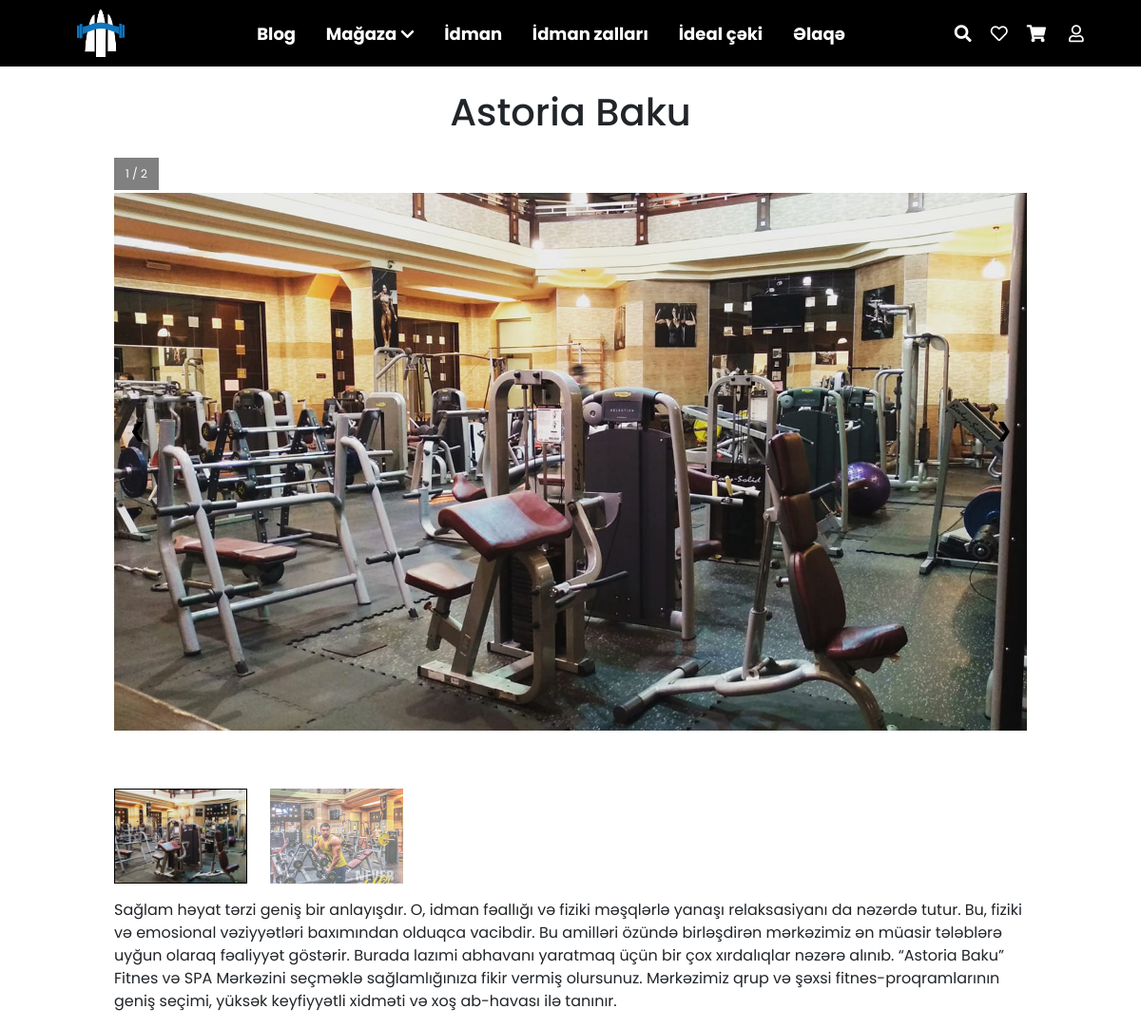
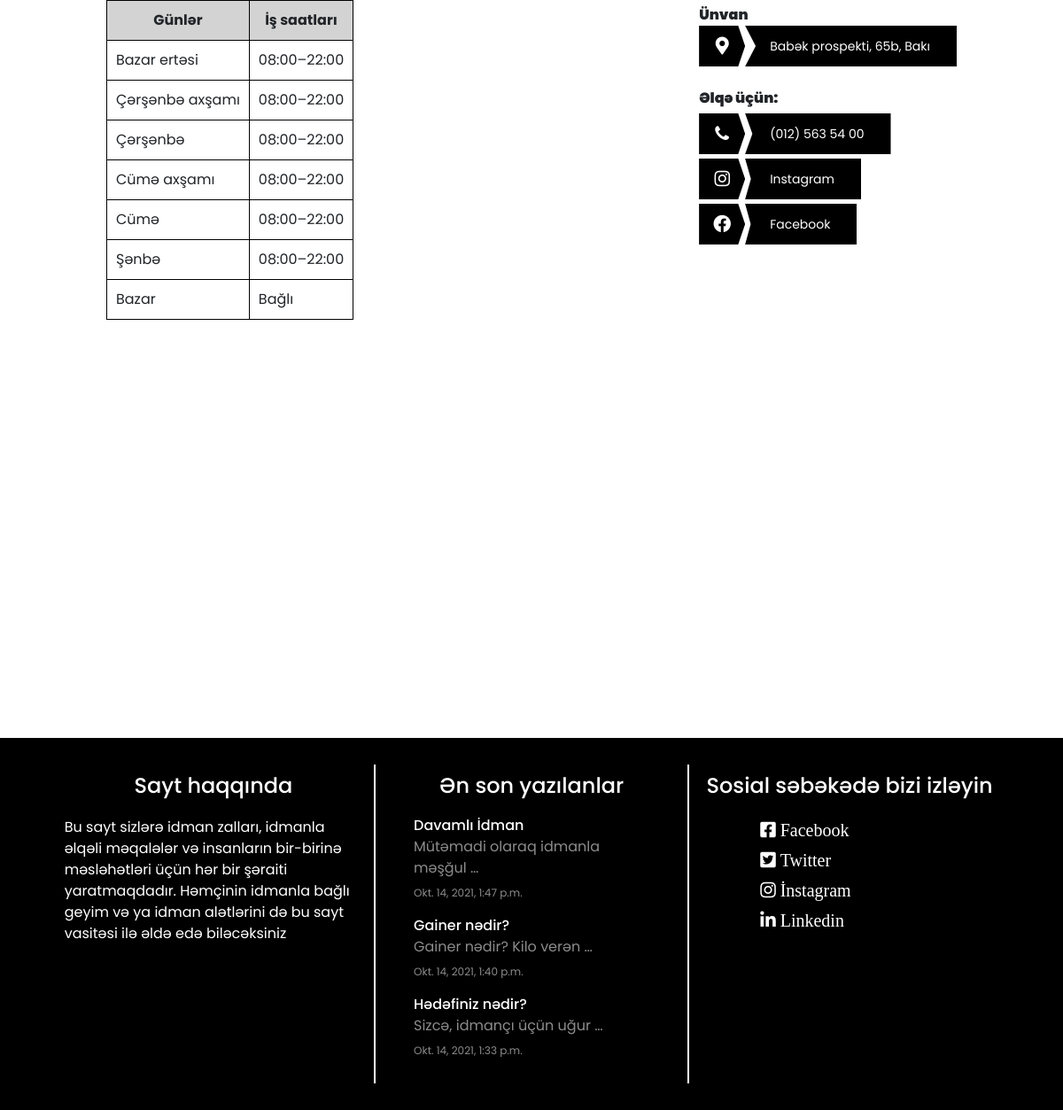
The page /gymCenter/1/ on the database its author committed (2 pictures, top to bottom).
### gym_center/models.py (models this page shows, shortened)
class GymCenter(models.Model):
    center_name = models.CharField(max_length=50)
    center_logo = models.ImageField(blank=True, upload_to ='images/' )
    center_images = models.ImageField(blank=True, upload_to ='images/' )
    map_address = models.CharField(max_length=200, null=True)
    location = models.CharField(max_length=200, null=True)
    detail = RichTextField()
    created_date = models.DateTimeField(auto_now_add=True)
    update_date = models.DateTimeField(auto_now=True)

class Images(models.Model):
    gym_center = models.ForeignKey(GymCenter, on_delete=models.CASCADE)
    title = models.CharField(max_length=50, blank=True)
    image = models.ImageField(upload_to = 'images/', blank=True)

class WorkDay(models.Model):
    gym_center = models.ForeignKey(GymCenter, on_delete=models.CASCADE)
    DOW_CHOICES = (
        ( ("Bazar ertəsi"),1),
        ( ("Çərşənbə axşamı"),2),
        ( ("Çərşənbə"),3),
        (("Cümə axşamı"),4),
        ( ("Cümə"),5),
        ( ("Şənbə"),6),
        ( ("Bazar"),7),
    )
    day_of_week = models.CharField(max_length=50,
        choices=DOW_CHOICES)
    work_day_hours = models.CharField(max_length=20)

class Contact(models.Model):
    gym_center = models.ForeignKey(GymCenter, on_delete=models.CASCADE)
    email = models.EmailField(blank=True)
    facebook = models.CharField(max_length=100, blank=True)
    instagram = models.CharField(max_length=100, blank=True)
    number = models.CharField(max_length=100)

### article/models.py (models this page shows, shortened)
class Article(models.Model):
    author = models.ForeignKey('auth.User', on_delete=models.CASCADE)
    title = models.CharField(max_length=50)
    content = RichTextField()
    article_rate = models.PositiveIntegerField(default=0)
    article_views = models.PositiveIntegerField(default=0)
    articles_likes = models.PositiveIntegerField(default=0)
    article_images = models.FileField( null=True, verbose_name='Sekil elave edin')
    created_date = models.DateTimeField(auto_now_add=True)

### gym_center/views.py (the view)
# urls.py: path('gymCenter/', include('gym_center.urls')),
def gym_center(request, id):
    gym = GymCenter.objects.get(id=id)
    gym_images = Images.objects.filter(gym_center_id=id)
    gym_contact = Contact.objects.filter(gym_center_id=id)
    gym_work_days = WorkDay.objects.filter(gym_center_id=id)
    address = gym.map_address
    location = geocoder.osm(address)
    lat = location.lat
    lng = location.lng
    country = location.country
    m = folium.Map(location=[40.4 , 49.9], zoom_start=11)
    folium.Marker([lat,lng], tooltip='Click for more', popup=country).add_to(m)
    m = m._repr_html_()
    return render(request, 'gym_center_objects.html', context={'m':m , 'gym':gym,
    'gym_images':gym_images, 'gym_contact':gym_contact, 'gym_work_days':gym_work_days })

### article/views.py (called while the page is built)
def footer(request):
    formm = Article.objects.all().order_by('-created_date')[:3]
    random_article = Article.objects.order_by('?')[0]
    allArticles = Article.objects.all().order_by('-created_date')
    carousel = IndexCarousel.objects.all()
    return{
        'formm':formm,
        'carousel': carousel,
        'allArticles':allArticles,
        'random_article':random_article
    }

def allLikeArticles(request):
    if request.user.id:
        likeArticlenavbar = LikeArticle.objects.filter(user=request.user).order_by('-id')[:2]
        likeArticles = LikeArticle.objects.filter(user=request.user)
        return{
            'likeArticles':likeArticles,
            'likeArticlenavbar':likeArticlenavbar,
        }
    else:
        return{}

### order/views.py (called while the page is built, shortened)
def theCart(request):
    return {}

### shoppings/views.py (called while the page is built)
def navbarCategory(request):
    categories = Category.objects.filter(parent__isnull=True)
    allProducts = Product.objects.all().order_by('-created_date')
    return{
        'categories':categories,
        'allProducts':allProducts,
    }

### templates/gym_center_objects.html (shortened to what this page needs)
{% extends 'layout.html' %}
{%  block css %}
<link rel="stylesheet" href="/static/gymall.css">
{% endblock css %}
{% block body %}
<div class='gym-container'>
<h1 class='text-center mt-4 mb-4'>{{gym.center_name}}</h1>
<div class="gym-inner-container">
  {% for image in gym_images %}
  <div class="mySlides">
    <div class="numbertext">{{ forloop.counter }} / {{gym_images|length}}</div>
      <img src="{{image.image.url}}" >
  </div>
{% endfor %}
  <a class="prev" onclick="plusSlides(-1)">&#10094;</a>
  <a class="next" onclick="plusSlides(1)">&#10095;</a>
  <div class="row mt-4">
{% for image in gym_images %}
    <div class="column ">
      <img class="demo cursor" src="{{image.image.url}}"  onclick="currentSlide({{ forloop.counter }})" alt="The Woods">
    </div>
{% endfor %}
  </div>
</div>
<p>{{gym.detail | safe}}</p>
<div class='gym-contact-detail mb-4'>
{% if gym_work_days %}
<div class="gym-work-detail">
<table>
    <tr>
        <th>
            Günlər
        </th>
        <th>
            İş saatları
        </th>
    </tr>
    {% for day in gym_work_days %}
    <tr>
        <td>
            {{day.day_of_week}}
        </td>
        <td>
            {{day.work_day_hours}}
        </td>
    </tr>
{% endfor %}
</table>
</div>
{% endif %}
      {% if gym_contact %}
      <div class="containerContact-right-top">
      {% for contact in gym_contact %}
        <p class="bold-p" >Ünvan</p>
        <div class='d-flex gym_center_contact'>
         <div class='icon-contact'>
            <i class="fas fa-map-marker-alt"></i>
        </div>
        <div class='detail-contact'>
            <p>{{ contact.gym_center.location }}</p>
        </div>
         </div>
        <p class="bold-p mt-4" >Əlqə üçün:</p>
        <div class='d-flex gym_center_contact'>
         <div class='icon-contact'>
            <i class='fa fa-phone'></i>
        </div>
        <div class='detail-contact'>
            <p>{{ contact.number }}</p>
        </div>
         </div>
        {% if contact.instagram %}
        <div class='d-flex gym_center_contact'>
         <div class='icon-contact'>
         <a style='color:white' href="{{contact.instagram}}">
          <i class='fab fa-instagram'></i>
         </a>
        </div>
        <div class='detail-contact'>
            <p>Instagram</p>
        </div>
         </div>
        {% endif %}
        {% if contact.facebook %}
        <div class='d-flex gym_center_contact'>
         <div class='icon-contact'>
         <a style='color:white' href="{{contact.facebook}}">
          <i class='fab fa-facebook'></i>
         </a>
        </div>
        <div class='detail-contact'>
            <p>Facebook</p>
        </div>
         </div>
        {% endif %}
      {% endfor %}
      </div>
      {% endif %}
</div>
<div class='gymcenter-for-map mb-5'>
</div>
</div>
{%  endblock %}

### templates/includes/footer.html
 <div class="footer">
    <div class="footer-inner">
    <div class="footer-left">
        <h4>Sayt haqqında</h4>
        <p>Bu sayt sizlərə idman zalları, idmanla əlqəli məqalələr və insanların
            bir-birinə məsləhətləri üçün hər bir şəraiti yaratmaqdadır. Həmçinin
        idmanla bağlı geyim və ya idman alətlərini də bu sayt vasitəsi ilə
        əldə edə biləcəksiniz</p>
    </div>
    <div class="footer-center">
        <h4>Ən son yazılanlar</h4>
    <div class="footer-center-articles">
        {% for i in formm %}
                <div class="footer-center-article">
                <a href="/article/viewArticle/{{ i.id }}">
                <h6 style="margin-bottom: 0; margin-top: 8px">{{ i.title | truncatewords:4| safe }}</h6>
                <small id='footer-small'>{{ i.content| truncatewords:4| safe }}  </small>
                </a>
                <small id='footer-small-date'>{{ i.created_date }}</small>
                </div>
        {% endfor %}
    </div>
    </div>
    <div class="footer-right">
        <div>
            <h4>Sosial səbəkədə bizi izləyin</h4>
            <div class="footer-social">
                <a href="https://www.facebook.com/codersaz/">
                    <i class="fab fa-facebook-square"> Facebook</i>
                </a>
                <a href="https://twitter.com/">
                    <i class="fab fa-twitter-square"> Twitter</i>
                </a>
                <a href="https://www.instagram.com/codersazerbaijan">
                    <i class="fab fa-instagram"> İnstagram</i>
                </a>
                <a href="https://az.linkedin.com/company/codersazerbaijan">
                    <i class="fab fa-linkedin"> Linkedin</i>
                </a>
            </div>
        </div>
    </div>
    </div>
</div>

### static/gymall.css (style rules this page uses)
.gym-container { width: 80%; margin: 0 auto; }
.gymcenter-for-map { height: 400px !important; overflow: hidden; display: flex; justify-content: center; align-items: center; }
table, th, td { border: 1px solid black; border-collapse: collapse; }
th { background-color: #d3d3d3; text-align: center; }
th , td { padding: 10px; }
.gym-inner-container { position: relative; }
.mySlides { display: none; }
.mySlides>img { width: 100%; height: 80vh; object-fit: contain; }
.cursor { cursor: pointer; }
.prev, .next { cursor: pointer; position: absolute; top: 40%; width: auto; padding: 16px; margin-top: -50px; color: black; font-weight: bold; font-size: 20px; border-radius: 0 3px 3px 0; user-select: none; -webkit-user-select: none; }
.next { right: 0; border-radius: 3px 0 0 3px; }
.numbertext { color: #f2f2f2; font-size: 12px; padding: 8px 12px; position: absolute; top: 0; background-color: grey; color: white; }
.row:after { content: ""; display: table; clear: both; }
.column { float: left; width: 16.66%; height: 100px; }
.demo { opacity: 0.6; }
.active, .demo:hover { opacity: 1; border: 1px solid black; }
.gym-contact-detail { display: flex; justify-content: space-between; }
.column img { width: 100%; height: 100%; object-fit: cover; }

### static/style.css (style rules this page uses)
* { margin: 0; padding: 0; box-sizing: border-box !important; list-style: none; text-decoration: none !important; font-family: 'Poppins', sans-serif; }
.footer { background-color: black; padding: 30px 0; }
.footer-inner { width: 90%; margin: 0 auto; display: flex; flex-wrap: wrap; justify-content: space-evenly; }
.footer { color: white !important; }
.footer-left,.footer-center,.footer-right { width: 33%; padding: 10px; }
.footer-center-article { width: 80%; margin: 0 auto; }
.footer-center-article small { color: #8d8b8b; }
#footer-small { display: block; margin: 3px 0; font-size: 16px; }
#footer-small-date { font-size: 12px; }
.footer-social { display: flex; flex-wrap: wrap; width: 60%; margin: 0 auto; }
.footer-social>a { width: 100%; margin: 5px 0; }
.footer-social>a>i { font-size: 20px; }
.footer * { color: white; }
.footer h4 { text-align: center; margin-bottom: 20px; }
.footer-center { border-left: 2px solid white; border-right: 2px solid white ; }
.bold-p { font-weight: 1000; margin-top: 5px; margin-bottom: 0 !important; }
.icon-contact { height: 46px; width: 52px; font-size: 20px; color: #e02529; line-height: 46px; text-align: center; float: left; background-color: black; clip-path: polygon(0% 0%, 85% 0%, 100% 50%, 85% 100%, 0% 100%) }
.icon-contact>i { color: white; }
.detail-contact { height: 46px; background-color: black; line-height: 46px; padding-left: 28px; padding-right: 30px; font-size: 14px; color: #ffffff; clip-path: polygon(0% 0%, 100% 0, 100% 100%, 0 100%, 5% 50%); color: white; }

### rows shown on the page
GymCenter: center_name "Astoria Baku", detail "Sağlam həyat tərzi geniş bir anlayışdır. O, idman fəallığı və fiziki məşqlərlə yanaşı relaksasiyanı da nəzərdə tutur. Bu, fiziki və emosional vəziyyətləri baxımından olduqca vacibdir. Bu amilləri özündə birləşdirən mərkəzimiz ən müasir tələblərə uyğun olaraq fəaliyyət göstərir. Burada lazımi abhavanı yaratmaq üçün bir çox xırdalıqlar nəzərə alınıb. “Astoria Baku” Fitnes və SPA Mərkəzini seçməklə sağlamlığınıza fikir vermiş olursunuz. Mərkəzimiz qrup və şəxsi fitnes-proqramlarının geniş seçimi, yüksək keyfiyyətli xidməti və xoş ab-havası ilə tanınır."
Images: gym_images "2", image (picture)
Images: image (picture)
WorkDay: day_of_week "Bazar ertəsi", work_day_hours "08:00–22:00"
WorkDay: day_of_week "Çərşənbə axşamı", work_day_hours "08:00–22:00"
WorkDay: day_of_week "Çərşənbə", work_day_hours "08:00–22:00"
WorkDay: day_of_week "Cümə axşamı", work_day_hours "08:00–22:00"
WorkDay: day_of_week "Cümə", work_day_hours "08:00–22:00"
WorkDay: day_of_week "Şənbə", work_day_hours "08:00–22:00"
WorkDay: day_of_week "Bazar", work_day_hours "Bağlı"
Contact: gym_center.location "Babək prospekti, 65b, Bakı", number "(012) 563 54 00"
Article: title "Davamlı İdman", content "Mütəmadi olaraq idmanla məşğul …", created_date "Okt. 14, 2021, 1:47 p.m."
Article: title "Gainer nədir?", content "Gainer nədir? Kilo verən …", created_date "Okt. 14, 2021, 1:40 p.m."
Article: title "Hədəfiniz nədir?", content "Sizcə, idmançı üçün uğur …", created_date "Okt. 14, 2021, 1:33 p.m."
